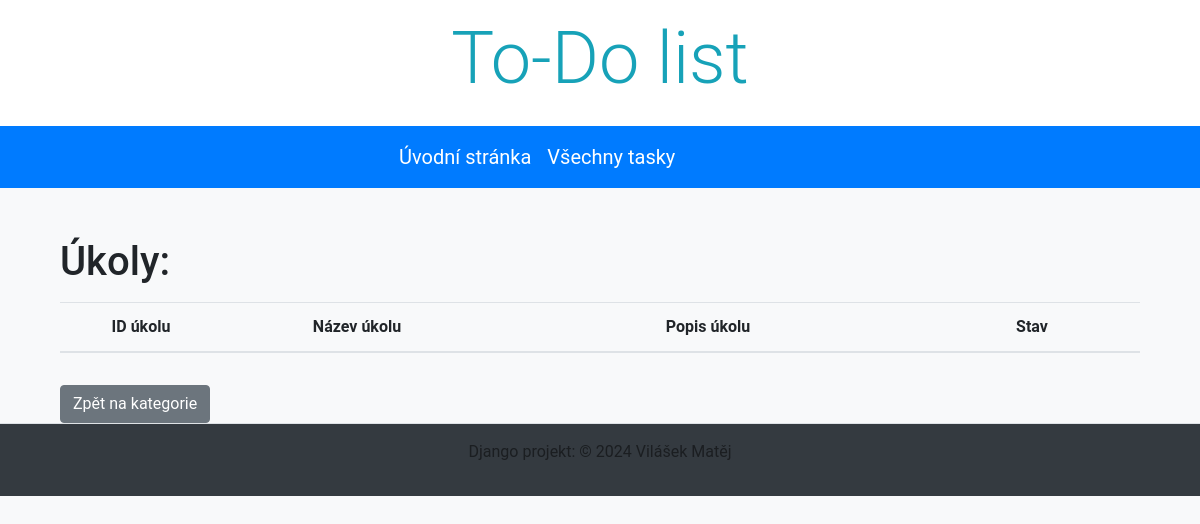
Page /todolist/my_tasks/ on the earlier database version.
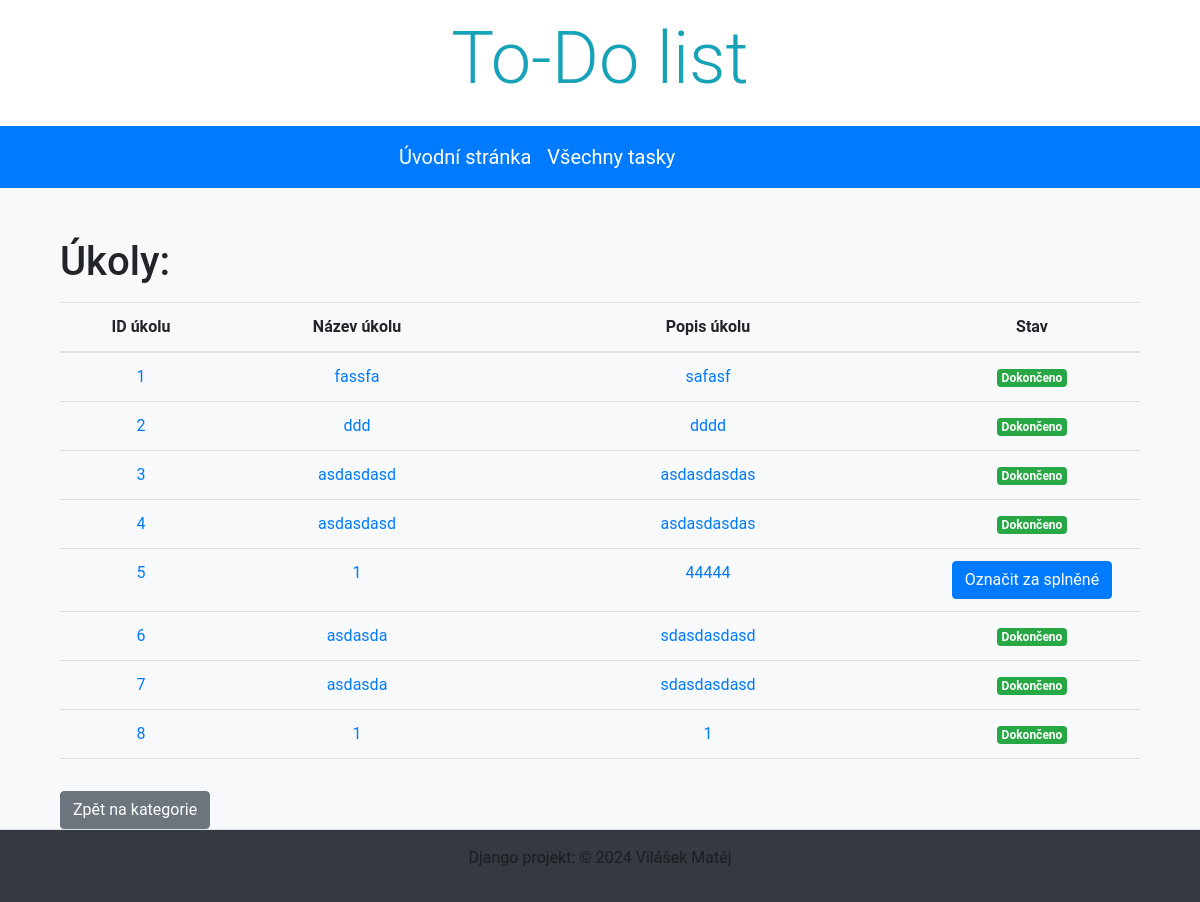
Same page on the later database version.
### todo_list/models.py (models this page shows, shortened)
class Task(models.Model):
    title = models.CharField(max_length=200)
    description = models.TextField(blank=True, null=True)
    completed = models.BooleanField(default=False)

### todo_list/views.py (the view)
# urls.py: path('my_tasks/', UserTaskListView.as_view(), name='user_tasks'),
class UserTaskListView(TemplateView):
    template_name = 'task_list.html'
    def get_context_data(self, **kwargs):
        context = super().get_context_data(**kwargs)
        context['tasks'] = Task.objects.all()
        return context

### todo_list/templates/task_list.html (shortened to what this page needs)
{% extends 'base.html' %}
{% load static %}
{% block content %}
    <div class="container">
        <h1 class="mt-5">Úkoly: {{ category.name }}</h1>
        <div class="table-wrapper">
            <table class="table table-hover">
                <thead>
                    <tr>
                        <th style="width: 15%">ID úkolu</th>
                        <th style="width: 25%">Název úkolu</th>
                        <th style="width: 25%" class="w-auto">Popis úkolu</th>
                        <th style="width: 20%">Stav</th>
                    </tr>
                </thead>
                <tbody>
                    {% for task in tasks %}
                        <tr>
                            <td><a href="{% url 'task_detail' task.id %}">{{ task.id }}</a></td>
                            <td><a href="{% url 'task_detail' task.id %}">{{ task.title }}</a></td>
                            <td><a href="{% url 'task_detail' task.id %}">{{ task.description }}</a></td>
                            <td class="text-center">
                                {% if task.completed %}
                                    <span class="badge badge-success">Dokončeno</span>
                                {% else %}
                                    <form class="form-inline d-inline" method="post" action="{% url 'complete_task' task.id %}">
                                        <button type="submit" class="btn btn-primary">Označit za splněné</button>
                                    </form>
                                {% endif %}
                            </td>
                        </tr>
                    {% endfor %}
                </tbody>
            </table>
        </div>
        <a href="{% url 'index' %}" class="btn btn-secondary mt-3">Zpět na kategorie</a>
    </div>
{% endblock %}

Differences in the rows shown:
added Task: id "1", title "fassfa", description "safasf", completed "Dokončeno"
added Task: id "2", title "ddd", description "dddd", completed "Dokončeno"
added Task: id "3", title "asdasdasd", description "asdasdasdas", completed "Dokončeno"
added Task: id "4", title "asdasdasd", description "asdasdasdas", completed "Dokončeno"
added Task: id "5", title "1", description "44444", completed "Označit za splněné"
added Task: id "6", title "asdasda", description "sdasdasdasd", completed "Dokončeno"
added Task: id "7", title "asdasda", description "sdasdasdasd", completed "Dokončeno"
added Task: id "8", title "1", description "1", completed "Dokončeno"
